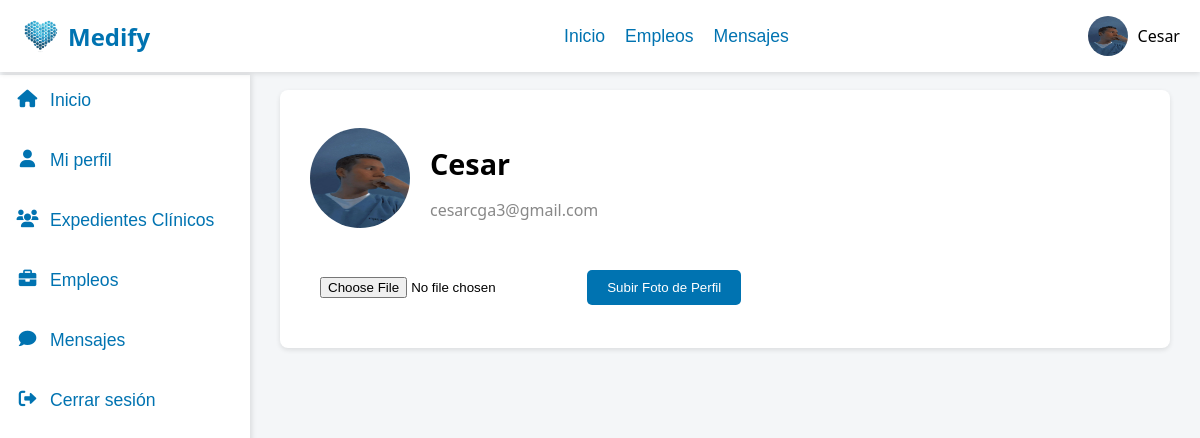
Screenshot of /perfil.php (signed in) with the database file from the repository.
### tables this page shows
CREATE TABLE `cuentas` (
  `id_cuenta` int(11) NOT NULL,
  `correo_gmail` varchar(255) NOT NULL,
  `contrasena` varchar(255) NOT NULL,
  `nombre` varchar(255) NOT NULL,
  `tipo` enum('cliente','profesionista') NOT NULL,
  `id_profesion` int(11) DEFAULT NULL,
  `id_especialidad` int(11) DEFAULT NULL,
  `id_estado` int(11) DEFAULT NULL,
  `id_municipio` int(11) DEFAULT NULL,
  `foto_perfil` varchar(255) DEFAULT NULL
);

### perfil.php (the view, shortened to what this page needs)
<?php
$user_id = $_SESSION['user_id'];
$user_name = $_SESSION['user_name'];
include 'db.php';
$sql = "SELECT correo_gmail, foto_perfil FROM cuentas WHERE id_cuenta = ?";
$stmt = $conn->prepare($sql);
$stmt->bind_param("i", $user_id);
$stmt->execute();
$stmt->bind_result($user_email, $foto_perfil);
?>
<!DOCTYPE html>
<html lang="es">
<head>
    <link rel="stylesheet" href="CSS/perfil.css">
    <link rel="stylesheet" href="https://cdnjs.cloudflare.com/ajax/libs/font-awesome/6.0.0-beta3/css/all.min.css">
</head>
<body>
<div class="container">
    <?php
        include 'nav.php'
    ?>
    <div class="content">
        <div class="perfil-conten">
            <div class="profile-header">
                <?php if ($foto_perfil): ?>
                    <img src="<?php echo $foto_perfil; ?>" alt="Foto de Perfil">
                <?php else: ?>
                    <img src="https://via.placeholder.com/100" alt="Foto de Perfil">
                <?php endif; ?>
                <div>
                    <h2><?php echo $user_name; ?></h2>
                    <p><?php echo $user_email; ?></p>
                </div>
            </div>
            <div class="upload-photo-form">
                <form action="perfil.php" method="POST" enctype="multipart/form-data">
                    <input type="file" name="foto_perfil" accept="image/*" required>
                    <button type="submit">Subir Foto de Perfil</button>
                </form>
            </div>
        </div>
    </div>
</div>
</body>
</html>

### nav.php (shortened to what this page needs)
<!DOCTYPE html>
<html lang="en">
<head>
    <link rel="stylesheet" href="https://cdnjs.cloudflare.com/ajax/libs/font-awesome/6.0.0-beta3/css/all.min.css">
    <link rel="stylesheet" href="CSS/nav.css">
</head>
<body>
    <div class="header">
        <a href="#" class="logo">
            <img src="images/logo.png" alt="">
            Medify
        </a>
        <div  class="nav-container" method="POST">
            <div class="nav">
                <form method="POST" class="nav-form">
                    <button type="submit" name="action" value="inicio" class="nav-button">Inicio</button>
                </form>
                <form method="POST" class="nav-form">
                    <button type="submit" name="action" value="red" class="nav-button">Empleos</button>
                </form>
                <form method="POST" class="nav-form">
                    <button type="submit" name="action" value="mensajes" class="nav-button">Mensajes</button>
                </form>
            </div>
        </div>
        <div class="user-info">
            <?php if ($foto_perfil): ?>
                <img src="<?php echo $foto_perfil; ?>" alt="Foto de Perfil">
            <?php else: ?>
                <img src="https://via.placeholder.com/40" alt="Foto de Perfil">
            <?php endif; ?>
            <span><?php echo $user_name; ?></span>
        </div>
    </div>
    <div class="sidebar">
        <form method="POST" class="sidebar-form">
            <button type="submit" name="action" value="inicio" class="sidebar-button active">
                <i class="fas fa-home"></i> Inicio
            </button>
        </form>
        <form method="POST" class="sidebar-form">
            <button type="submit" name="action" value="perfil" class="sidebar-button">
                <i class="fas fa-user"></i> Mi perfil
            </button>
        </form>
        <form method="POST" class="sidebar-form">
            <button type="submit" name="action" value="expediente" class="sidebar-button">
                <i class="fas fa-users"></i> Expedientes Clínicos
            </button>
        </form>
        <form method="POST" class="sidebar-form">
            <button type="submit" name="action" value="red" class="sidebar-button">
                <i class="fas fa-briefcase"></i> Empleos
            </button>
        </form>
        <form method="POST" class="sidebar-form">
            <button type="submit" name="action" value="mensajes" class="sidebar-button">
                <i class="fas fa-comment"></i> Mensajes
            </button>
        </form>
        <form method="POST" class="sidebar-form">
            <button type="submit" name="action" value="cerrar" class="sidebar-button">
                <i class="fas fa-sign-out-alt"></i> Cerrar sesión
            </button>
        </form>
    </div>
</body>
</html>

### CSS/perfil.css (style rules this page uses)
body, html { margin: 0; padding: 0; font-family: 'Segoe UI', Tahoma, Geneva, Verdana, sans-serif; background-color: #f4f6f8; }
.content { display:flex; align-items: center; flex-direction: column; margin-left: 250px; padding: 30px; flex: 1; background-color: #f4f6f8; margin-top: 60px; }
.container { display: flex; flex-direction: column; min-height: 100vh; }
.header { display: flex; justify-content: space-between; background-color: #ffffff; padding: 15px 20px; box-shadow: 0 2px 5px rgba(0, 0, 0, 0.1); }
.header .logo { font-size: 1.5rem; font-weight: bold; color: #0073b1; text-decoration: none; display: flex; align-items: center; }
.perfil-conten { width: -webkit-fill-available; background-color: white; padding: 30px; border-radius: 8px; box-shadow: 0 2px 5px rgba(0, 0, 0, 0.1); }
.profile-header { display: flex; align-items: center; }
.profile-header img { width: 100px; height: 100px; border-radius: 50%; margin-right: 20px; }
.profile-header h2 { font-size: 1.8rem; margin-bottom: 5px; }
.profile-header p { color: #888; }
.upload-photo-form { margin-top: 20px; }
.upload-photo-form input[type="file"] { padding: 10px; margin: 10px 0; }
.upload-photo-form button { background-color: #0073b1; color: white; padding: 10px 20px; border: none; border-radius: 5px; cursor: pointer; transition: background-color 0.3s; }

### CSS/nav.css (style rules this page uses)
.header { top: 0; width: -webkit-fill-available; position: fixed; display: flex; justify-content: space-between; align-items: center; background-color: #ffffff; padding: 15px 20px; box-shadow: 0 2px 5px rgba(0, 0, 0, 0.1); z-index: 10; }
.header .user-info { display: flex; align-items: center; }
.header .user-info img { width: 40px; height: 40px; border-radius: 50%; margin-right: 10px; }
.header .nav-container { padding-left: 115px; }
.header .logo { font-size: 1.5rem; font-weight: bold; color: #0073b1; text-decoration: none; display: flex; align-items: center; }
.header .logo img { width: 40px; margin-right: 8px; }
.header .nav { display: flex; align-items: center; }
.nav-form { margin: 10px; display: inline; }
.nav-button { background: none; border: none; color: #0073b1; font-size: 1.1rem; text-decoration: none; cursor: pointer; padding: 0; }
.sidebar { width: 250px; background-color: #ffffff; box-shadow: 2px 0 5px rgba(0, 0, 0, 0.1); height: 100vh; position: fixed; left: 0; top: 75px; }
.sidebar-form { display: inline; }
.sidebar-button { height: 50px; display: flex; width: -webkit-fill-available; background: none; border: none; padding: 15px; color: #0073b1; text-decoration: none; font-size: 1.1rem; margin-bottom: 10px; transition: background-color 0.3s ease; }
.sidebar-button i { margin-right: 10px; width: 25px; }
@media (min-width: 769px) { .nav-container { display: flex; flex-direction: row; } }
@media (min-width: 769px) { .sidebar { display: block; } }

### rows the page displays
cuentas: foto_perfil (picture), correo_gmail "cesarcga3@gmail.com"

### other values shown
$user_name "Cesar"
